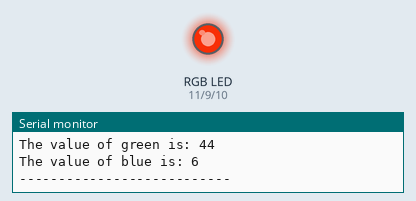
Recording of a sketch running on a simulated Arduino Uno, built with avr-gcc and run on an emulated ATmega328P. On the bench: an RGB LED mixed from three pins (HIGH = lit), the last lines printed to the serial monitor. Random numbers use the default seed unless the sketch sets one.

Above: at 0.21 s.
At 5.04 s:
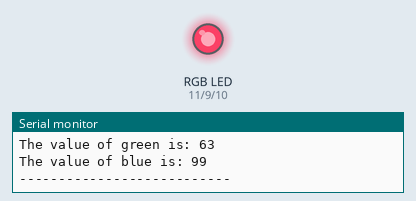
At 9.88 s:
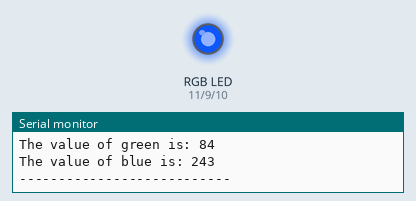
At 19.92 s:
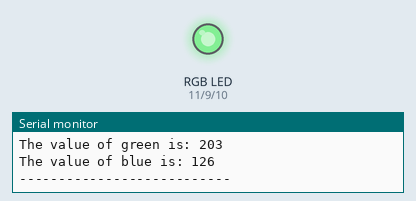
At 29.59 s:
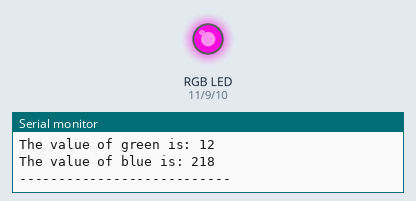
At 39.62 s:
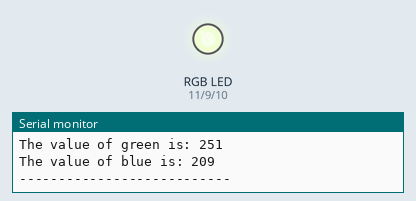
Timing chart, 0 to 40.0 s (numbered marks = the images above):
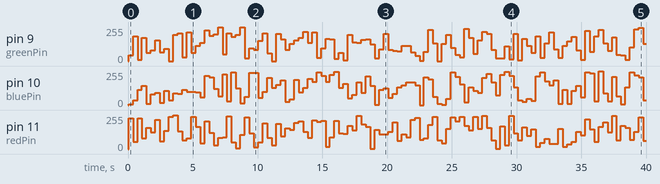

The sketch:

RGB_mixing.ino
```cpp
int greenPin=9;
int bluePin=10;
int redPin=11;
int randomNumred;
int randomNumblue;
int randomNumgreen;
int delayT=300;
void setup(){
Serial.begin(9600);
pinMode(bluePin,OUTPUT);
pinMode(redPin,OUTPUT);
pinMode(greenPin,OUTPUT);
}

void loop() {
  randomNumred=rand() % 255;
  randomNumgreen=rand() % 255;
  randomNumblue=rand() % 255;
  Serial.print("The value of red is: ");
  Serial.println(randomNumred);
  Serial.print("The value of green is: ");
  Serial.println(randomNumgreen);
  Serial.print("The value of blue is: ");
  Serial.println(randomNumblue);
  Serial.println("---------------------------");
  analogWrite(redPin,randomNumred);
  analogWrite(greenPin,randomNumgreen);
  analogWrite(bluePin,randomNumblue);
  delay(delayT);
}
```

Measured:
- by itself, pin 9 (greenPin): 0/255 → 44/255 at 0.04 s, → 185/255 0.34 s later, → 8/255 0.34 s later, → 176/255 0.35 s later, … (114 changes in this stretch)
- by itself, pin 10 (bluePin): 0/255 → 6/255 at 0.04 s, → 35/255 0.34 s later, → 114/255 0.34 s later, → 145/255 0.35 s later, … (116 changes in this stretch)
